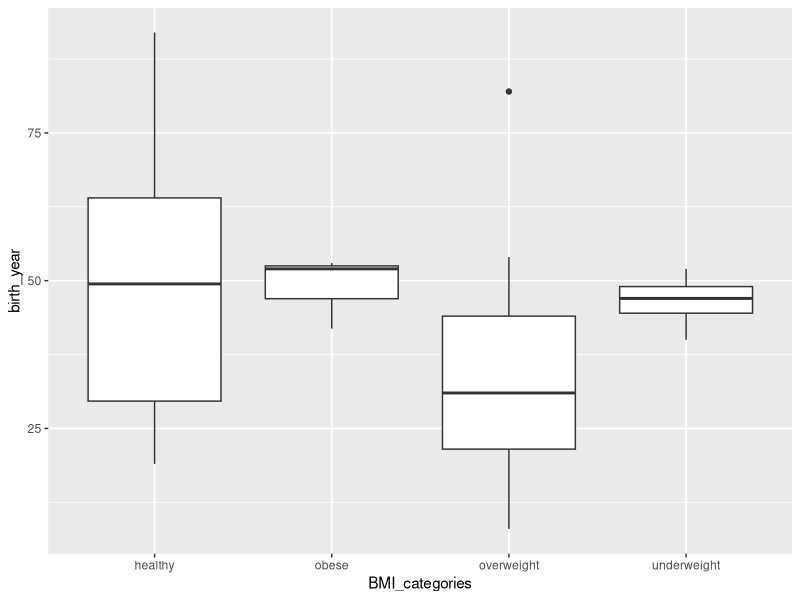
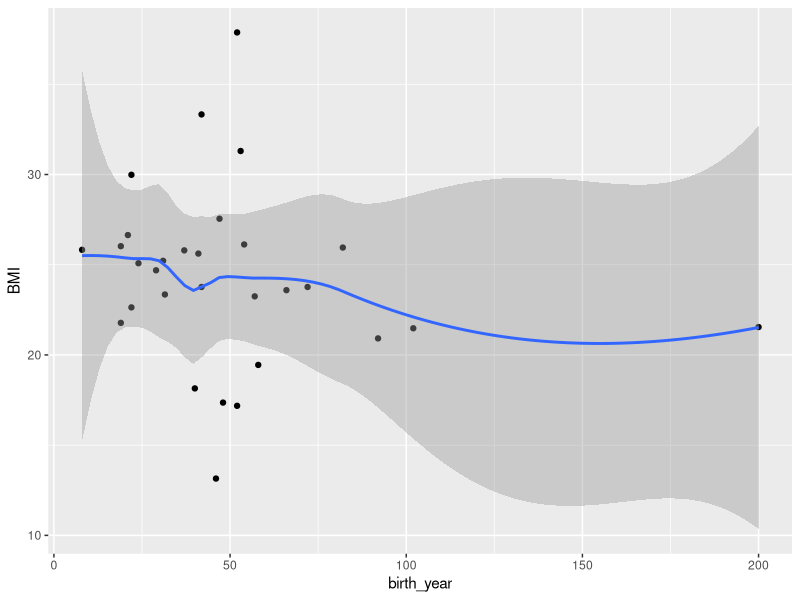
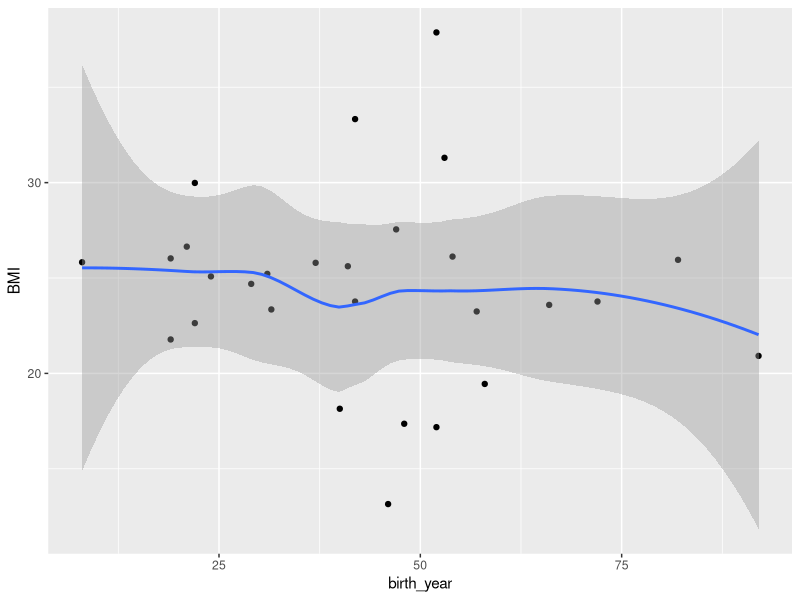

R code for these plots, in order:
#Muhammed Taha Y�lmaz - 2017556069
#222

install.packages("tidyverse")


library("tidyverse")


starwars


#Answer 1
select(starwars, name, starships)
characterNames<-filter(starwars,starships !="character(0)")
select(characterNames, name)



#Answer 2
rankColor<-starwars %>%
  group_by(eye_color) %>%
  summarize(count=n())
arrange(rankColor,desc(count))



#Answer 3
notNA_age<-starwars %>%
  filter(!is.na(birth_year))
average_age<-notNA_age %>%
  group_by(species) %>%
  summarize(
    mean_birth=mean(birth_year))
age<-arrange(average_age,desc(mean_birth))
head(age,3)
age



#Answer 4
myCharacter<-rbind(starwars,c(name="Taha Yilmaz",height=178,mass=95.0,hair_color="black",
                              skin_color="white",eye_color="blue",birth_year=22.0,sex="male",
                              gender="masculine",homeworld="Tatooine",
                              species="Human", films="Return of the Jedi",
                              vehicles="character(0)", starships="character(1)"))
myCharacter$height<-as.integer(myCharacter$height)
myCharacter$mass<-as.double(myCharacter$mass)
myCharacter$birth_year<-as.double(myCharacter$birth_year)
tail(myCharacter, 1)



#Answer 5
myCharacter<-myCharacter %>%
  mutate(name,BMI=mass/((height/100)^2))

myCharacter<-myCharacter %>%
  mutate(name,BMI_categories = if_else(BMI>30, "obese",if_else(BMI>25,"overweight",if_else(BMI>18.5,"healthy","underweight"))))
select(myCharacter, name, BMI, BMI_categories)



#Answer 6
myCharacter<-na.omit(myCharacter)
ggplot(data=myCharacter, mapping = aes(y=birth_year, x=BMI_categories)) +
  geom_boxplot(data=filter(myCharacter, birth_year<100.0))



#Answer 7
ggplot(data=myCharacter, mapping=aes(x=birth_year,y=BMI))+
  geom_point()+
  geom_smooth()

ggplot(data=filter(myCharacter,birth_year<100 & BMI<100),
       mapping=aes(x=birth_year,y=BMI))+
  geom_point()+
  geom_smooth()

